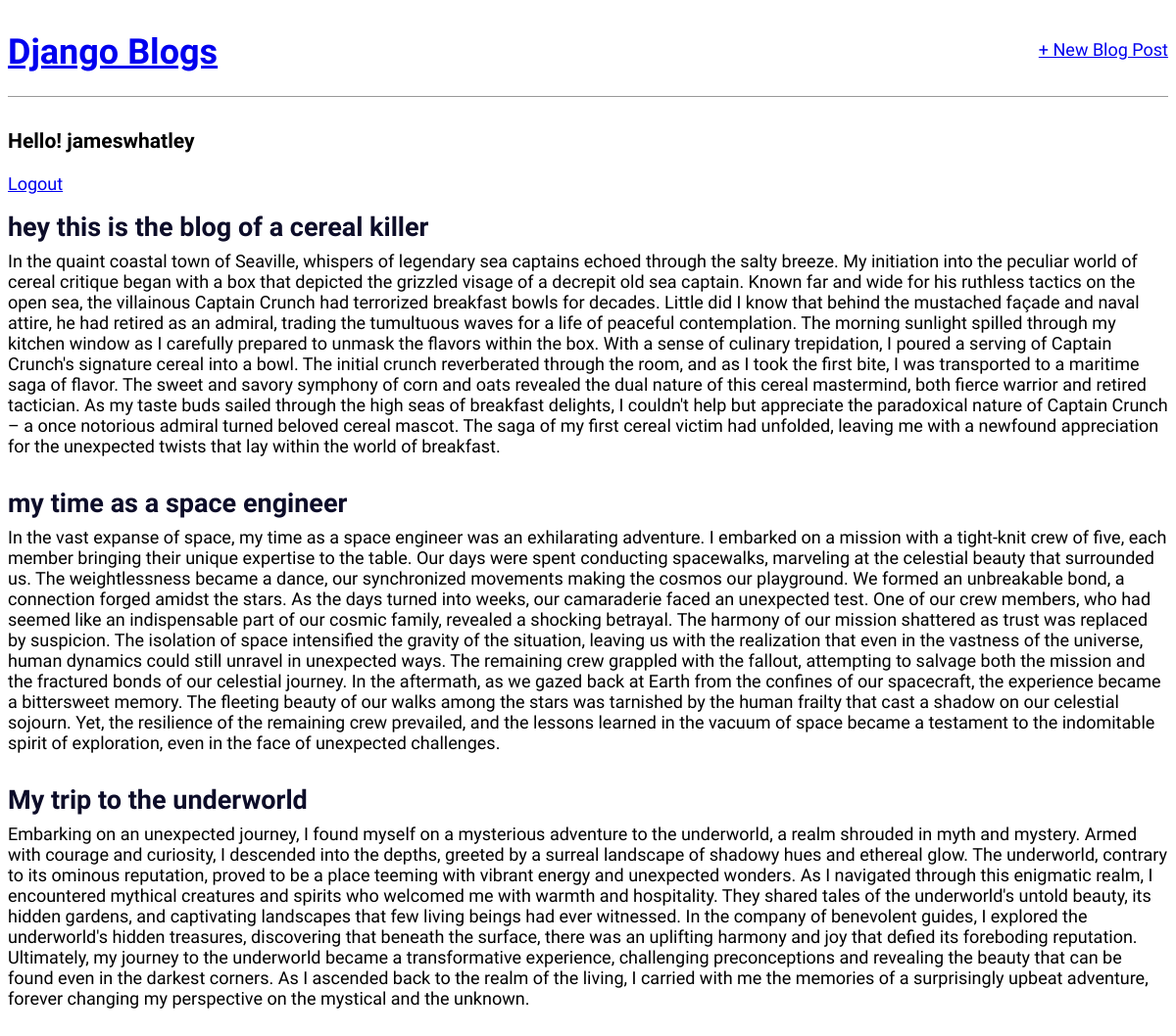
The app's page / (signed in) with its own data.
### blog/models.py (models this page shows, shortened)
class Post(models.Model): # A Blog has a title, author, and body.
    title = models.CharField(max_length=200)
    author = models.ForeignKey(
        'auth.User',
        on_delete=models.CASCADE,
    )
    body = models.TextField()

### blog/views.py (the view)
# urls.py: path('',BlogListView.as_view(), name='home')
class BlogListView(ListView):
    model = Post
    template_name = 'home.html'

### templates/home.html
{% extends 'base.html' %}
{% block content %}
    {% for post in object_list %}
        <div class="post-entry">
            <h2><a href="{% url 'post_detail' post.pk %}">{{ post.title }}</a></h2>
            <p>{{ post.body }}</p>
        </div>
    {% endfor %}
{% endblock content %}

### templates/base.html (shortened to what this page needs)
{% load static %}
<html>
    <head>
        <link href="{% static 'css/base.css' %}" rel="stylesheet">
    </head>
    <body>
        <header>
            <div class="nav-left">
                <h1><a href="{% url 'home' %}">Django Blogs</a></h1>
            </div>
            <div class="nav-right">
                <a href="{% url 'post_new' %}">+ New Blog Post</a>
            </div>
        </header>
        {% if user.is_authenticated %}
            <h3>Hello! {{ user.username }}</h3>
            <p><a href="{% url 'logout' %}">Logout</a>
        {% else %}
            <p>You are not Logged-In dumbass.</p>
            <a href="{% url 'login' %}">Login-In</a>
        {% endif %}
        <div>
            {% block content %}
            {% endblock content %}
        </div>
    </body>
</html>

### static/css/base.css (style rules this page uses)
header { border-bottom: 1px solid #999; margin-bottom: 2rem; display: flex; }
h1 { color: crimson; text-decoration: none; }
.nav-left { margin-right: auto }
.nav-right { display: flex; padding-top: 2rem; }
.post-entry { margin-bottom: 2rem; }
.post-entry h2 { margin: 0.5rem 0; }
.post-entry h2 a, .post-entry h2 a:visited { color: rgb(13, 13, 41); text-decoration: none; }
.post-entry p { margin: 0; font-weight: 400; }
body { animation: changeColor 28s infinite; font-family: 'Source Sans 3', sans-serif; font-size: 18px; }

### records on screen
Post: title "hey this is the blog of a cereal killer", body "In the quaint coastal town of Seaville, whispers of legendary sea captains echoed through the salty breeze. My initiation into the peculiar world of cereal critique began with a box that depicted the grizzled visage of a decrepit old sea captain. Known far and wide for his ruthless tactics on the open sea, the villainous Captain Crunch had terrorized breakfast bowls for decades. Little did I know that behind the mustached façade and naval attire, he had retired as an admiral, trading the tumultuous waves for a life of peaceful contemplation. The morning sunlight spilled through my kitchen window as I carefully prepared to unmask the flavors within the box. With a sense of culinary…"
Post: title "my time as a space engineer", body "In the vast expanse of space, my time as a space engineer was an exhilarating adventure. I embarked on a mission with a tight-knit crew of five, each member bringing their unique expertise to the table. Our days were spent conducting spacewalks, marveling at the celestial beauty that surrounded us. The weightlessness became a dance, our synchronized movements making the cosmos our playground. We formed an unbreakable bond, a connection forged amidst the stars. As the days turned into weeks, our camaraderie faced an unexpected test. One of our crew members, who had seemed like an indispensable part of our cosmic family, revealed a shocking betrayal. The harmony of our mission shattered as…"
Post: title "My trip to the underworld", body "Embarking on an unexpected journey, I found myself on a mysterious adventure to the underworld, a realm shrouded in myth and mystery. Armed with courage and curiosity, I descended into the depths, greeted by a surreal landscape of shadowy hues and ethereal glow. The underworld, contrary to its ominous reputation, proved to be a place teeming with vibrant energy and unexpected wonders. As I navigated through this enigmatic realm, I encountered mythical creatures and spirits who welcomed me with warmth and hospitality. They shared tales of the underworld's untold beauty, its hidden gardens, and captivating landscapes that few living beings had ever witnessed. In the company of benevolent…"

### other values on screen
{{ user.username }} "jameswhatley"
